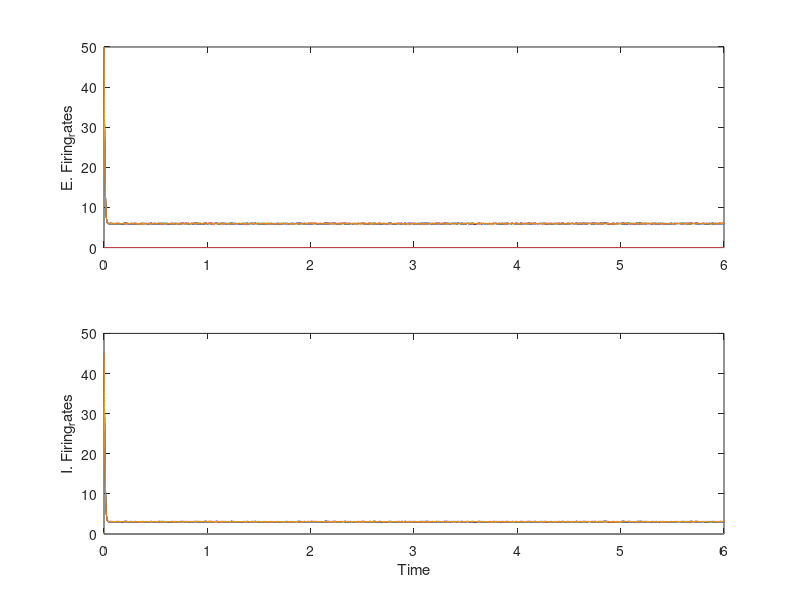

Write MATLAB code to recreate this figure.
% Network with N total inhibition-stabilized excitatory-inhibitory units. 
% M of those pairs we attempt to make "active", and N-M pairs we try to 
% suppress.

%Originally Written by Paul Miller
%Modified and Commented by Connor Zawacki

%WEIX cross connection
%No WIEX cross connection
%linear inhibitory unit Firing rate
%nonlinear excitatory unit Firing rate

clear
N = 40;         %Total excitatory-inhibitory firing rate unit pairs
M = 10;         %Total number of active excitatory-inhibitory firing rate unit pairs

dt = 0.0001;    %Time step for simulation
tmax = 6;       %Duration of Simulation
t = 0:dt:tmax;  %Simulation time vector
Nt = length(t);

taue = 0.010;   %Time constant for excitatory cells
taui = 0.005;   %Time constant for inhibitory cells

Wee0 = 3;       %Excit.-Excit. connection strength
Wie0 = -3;      %Inhib.-Excit. connection strength
Wei0 = 3.5;     %Excit-Inhib connection strength
Weix = 0.025;   %Excit.-Inhibitory Cross connection strength
Wiex = 0.0;     %Inhibitory.-Excitatory Cross connection strength
Wii0 = -3;      %Inhib-Inhib connection strength

I0e = -1;       %Excit. applied current
I0i = -10;      %Inhib. applied current

reh = 50;       %Initial frate of excit cells
rih = 45;       %Initial frate of inhib cells

alpha_e = 0.1;  %Gain of excit. cells
alpha_i = 1;    %Gain of inhib. cells

%Connection matricies
Wee = Wee0*eye(N);
Wie = Wie0*eye(N);
Wie = (Wie0-Wiex)*eye(N) + Wiex*ones(N);
Wei = (Wei0-Weix)*eye(N) + Weix*ones(N);
Wii = Wii0*eye(N);

%Current Matricies
Ie = I0e*ones(N,1);
Ii = I0i*ones(N,1);

Wei_tilde = Wei0/(1-Wii0);
Wie_tilde = (-Wie0)/(1-Wii0);
Wiex_tilde = (-Wiex)/(1-Wii0);
I0i_tilde = I0i*Wie_tilde;

%Rate Matricies
re = zeros(N,Nt);   
ri = zeros(N,Nt);   
re(1:M,1) = reh;
ri(1:M,1) = rih;

sigman = 0.002/sqrt(dt);

%simulation
for i = 2:Nt
    Ie_tot = (Wee*re(:,i-1)+ Wie*ri(:,i-1) + Ie + sigman*randn(N,1));
    Ie_tot = max(Ie_tot,0);
    re(:,i) = re(:,i-1) + dt*(-eye(N)*re(:,i-1) + alpha_e*Ie_tot.^2 )/taue;
    Ii_tot = (Wei*re(:,i-1) + Wii*ri(:,i-1) + Ii + sigman*randn(N,1));
    Ii_tot = max(Ii_tot,0);
    ri(:,i) = ri(:,i-1) + dt*(-eye(N)*ri(:,i-1)+alpha_i*Ii_tot )/taui;
    re(:,i) = max(re(:,i),0);
    ri(:,i) = max(ri(:,i),0);
end

figure(1)
clf
subplot(2,1,1)
plot(t,re), ylabel("E. Firing_rates")
subplot(2,1,2)
plot(t,ri), ylabel("I. Firing_rates"), xlabel("Time")

